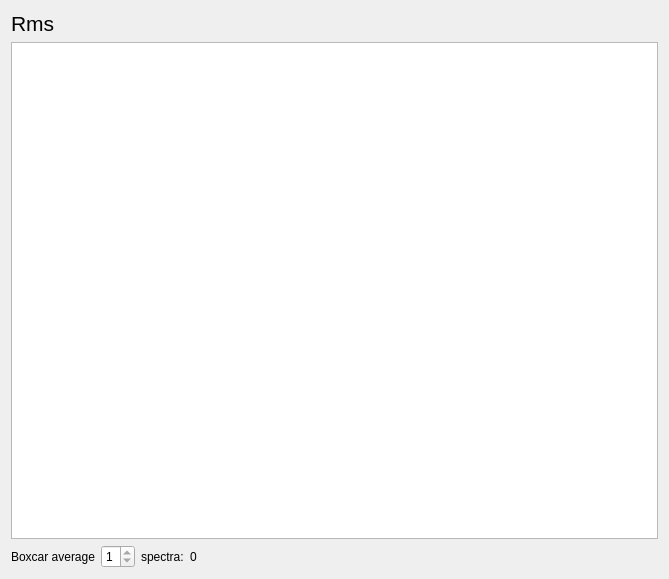
<?xml version="1.0" encoding="UTF-8"?>
<ui version="4.0">
 <class>Form</class>
 <widget class="QWidget" name="Form">
  <property name="geometry">
   <rect>
    <x>0</x>
    <y>0</y>
    <width>669</width>
    <height>579</height>
   </rect>
  </property>
  <property name="sizePolicy">
   <sizepolicy hsizetype="Expanding" vsizetype="Expanding">
    <horstretch>1</horstretch>
    <verstretch>1</verstretch>
   </sizepolicy>
  </property>
  <property name="windowTitle">
   <string>Form</string>
  </property>
  <layout class="QVBoxLayout" name="verticalLayout">
   <item>
    <widget class="QLabel" name="label">
     <property name="font">
      <font>
       <pointsize>16</pointsize>
      </font>
     </property>
     <property name="text">
      <string>Rms</string>
     </property>
    </widget>
   </item>
   <item>
    <widget class="PlotWidget" name="rmsPlot">
     <property name="sizePolicy">
      <sizepolicy hsizetype="Preferred" vsizetype="Preferred">
       <horstretch>1</horstretch>
       <verstretch>1</verstretch>
      </sizepolicy>
     </property>
    </widget>
   </item>
   <item>
    <layout class="QHBoxLayout" name="horizontalLayout_3">
     <item>
      <widget class="QLabel" name="label_2">
       <property name="text">
        <string>Boxcar average</string>
       </property>
       <property name="alignment">
        <set>Qt::AlignLeading|Qt::AlignLeft|Qt::AlignVCenter</set>
       </property>
      </widget>
     </item>
     <item>
      <widget class="QSpinBox" name="spinBox">
       <property name="sizePolicy">
        <sizepolicy hsizetype="Fixed" vsizetype="Fixed">
         <horstretch>0</horstretch>
         <verstretch>0</verstretch>
        </sizepolicy>
       </property>
       <property name="minimum">
        <number>1</number>
       </property>
       <property name="maximum">
        <number>1</number>
       </property>
       <property name="value">
        <number>1</number>
       </property>
      </widget>
     </item>
     <item>
      <widget class="QLabel" name="label_3">
       <property name="text">
        <string>spectra:</string>
       </property>
       <property name="alignment">
        <set>Qt::AlignLeading|Qt::AlignLeft|Qt::AlignVCenter</set>
       </property>
      </widget>
     </item>
     <item>
      <widget class="QLabel" name="countup_label">
       <property name="text">
        <string>0</string>
       </property>
      </widget>
     </item>
     <item>
      <spacer name="horizontalSpacer">
       <property name="orientation">
        <enum>Qt::Horizontal</enum>
       </property>
       <property name="sizeHint" stdset="0">
        <size>
         <width>40</width>
         <height>20</height>
        </size>
       </property>
      </spacer>
     </item>
    </layout>
   </item>
  </layout>
 </widget>
 <customwidgets>
  <customwidget>
   <class>PlotWidget</class>
   <extends>QGraphicsView</extends>
   <header>pyqtgraph</header>
  </customwidget>
 </customwidgets>
 <resources/>
 <connections/>
</ui>
